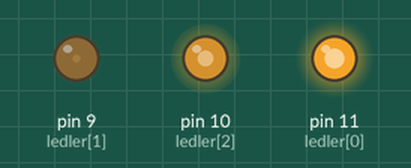
A sketch run on a simulated Arduino Uno, built with avr-gcc and run on an emulated ATmega328P. On the bench: output pins drawn as LEDs (lit = HIGH). Random numbers use the default seed unless the sketch sets one.

Above: at 0.1 s.
At 4.1 s:
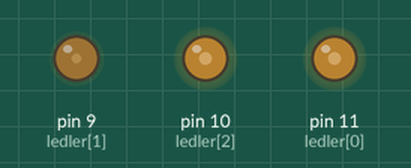
At 9.1 s:
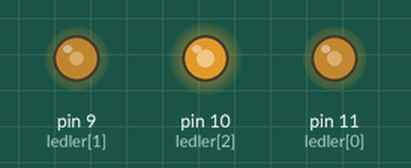
At 19.1 s:
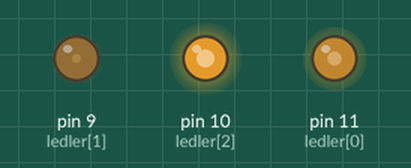
At 28.1 s:
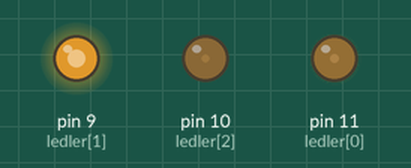
At 38.1 s:
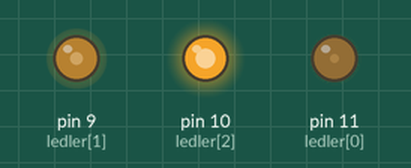
Timing chart, 0 to 40.0 s (numbered marks = the images above):
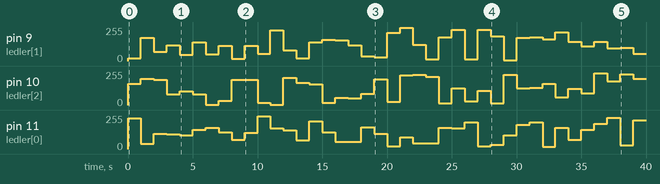

The sketch:

random_rgb_led.ino
```cpp
int ledler[]={11,9,10};
void setup() {
  for(int i=0; i<3; i++){
    pinMode(ledler[i], OUTPUT);
  }
}

void loop() {
  analogWrite(ledler[0], random(0,255));
  analogWrite(ledler[1], random(0,255));
  analogWrite(ledler[2], random(0,255));
  delay(1000);
}
```

Measured:
- by itself, pin 9 (ledler[1]): 0/255 → 19/255 at 0.00 s, → 175/255 1.0 s later, → 68/255 1.0 s later, → 120/255 1.0 s later, … (40 changes in this stretch)
- by itself, pin 10 (ledler[2]): 0/255 → 158/255 at 0.00 s, → 197/255 1.0 s later, → 188/255 1.0 s later, → 80/255 1.0 s later, … (40 changes in this stretch)
